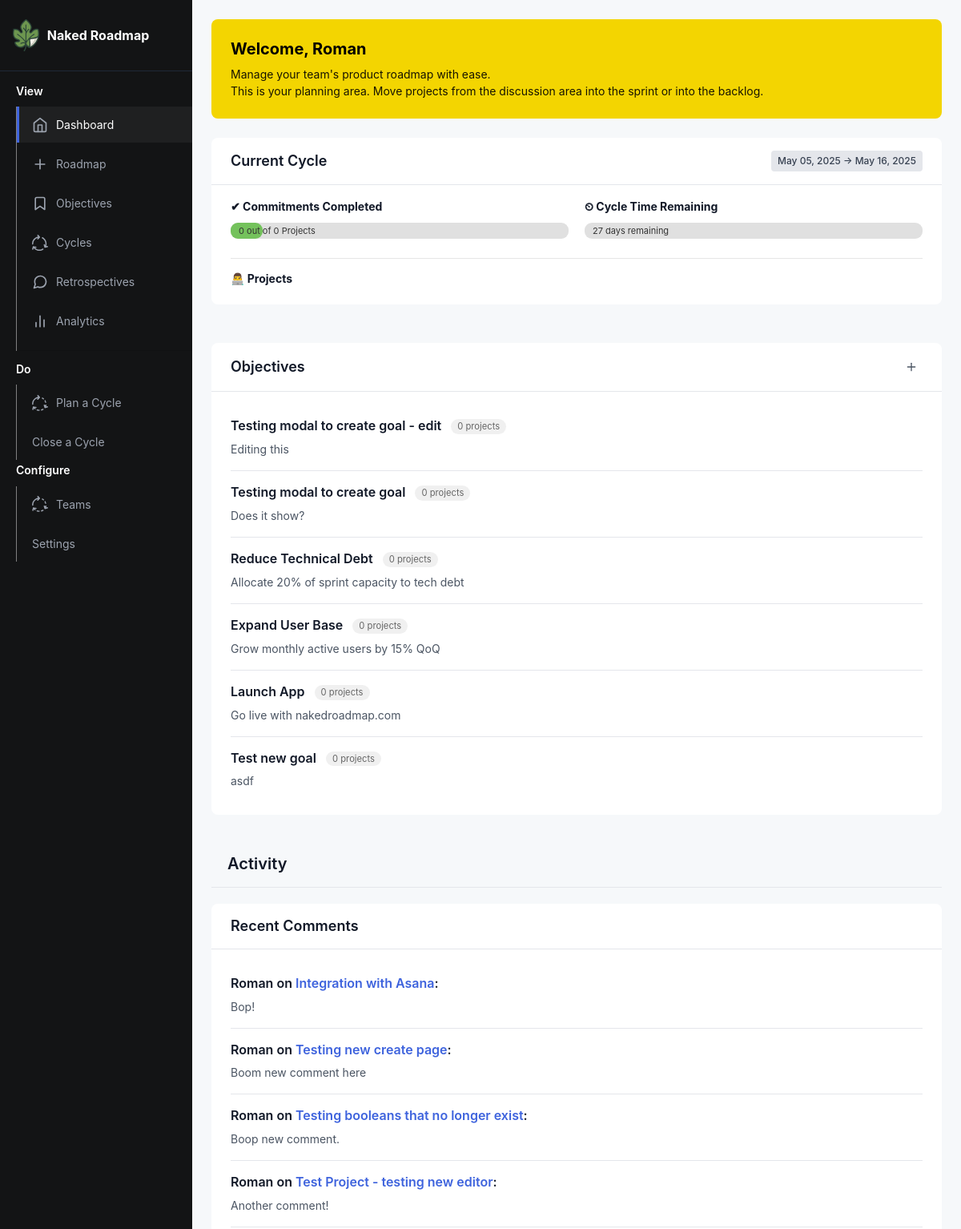
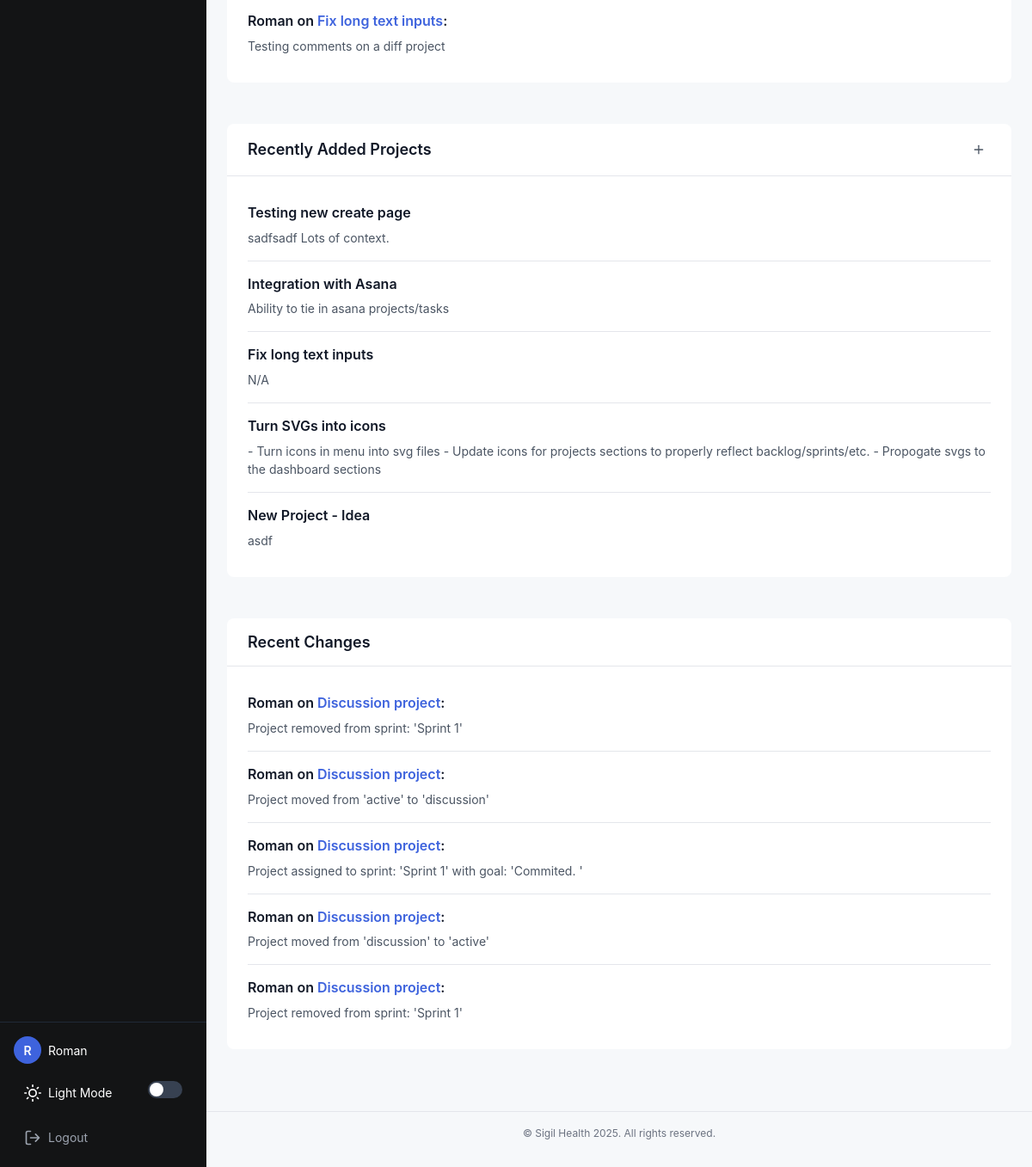
The app's page /index (signed in) with its own data (2 pictures, top to bottom).
### app/models.py (models this page shows, shortened)
class User(UserMixin, db.Model):
    id: so.Mapped[int] = so.mapped_column(primary_key=True)
    username: so.Mapped[str] = so.mapped_column(sa.String(64), index=True, unique=True)
    email: so.Mapped[str] = so.mapped_column(sa.String(120), index=True, unique=True)
    password_hash: so.Mapped[Optional[str]] = so.mapped_column(sa.String(256))
    posts: so.WriteOnlyMapped['Post'] = so.relationship(back_populates='author')

class Sprint(db.Model):
    id: so.Mapped[int] = so.mapped_column(primary_key=True)
    created: so.Mapped[datetime] = so.mapped_column(index=True, default=lambda: datetime.now(timezone.utc))
    title: so.Mapped[str] = so.mapped_column(sa.TEXT())
    date_start: so.Mapped[date] = so.mapped_column(index=True)
    date_end: so.Mapped[date] = so.mapped_column(index=True)
    goals: so.Mapped[str] = so.mapped_column(sa.TEXT(), nullable=True)
    status: so.Mapped[str] = so.mapped_column(sa.TEXT(), nullable=True)

class Goal(db.Model):
    __tablename__ = "goal"
    id: so.Mapped[int] = so.mapped_column(primary_key=True)
    created: so.Mapped[datetime] = so.mapped_column(index=True, default=lambda: datetime.now(timezone.utc))
    title: so.Mapped[str] = so.mapped_column(sa.TEXT())
    requested_by: so.Mapped[str] = so.mapped_column(sa.TEXT())
    details: so.Mapped[str] = so.mapped_column(sa.TEXT())
    user_id: so.Mapped[int] = so.mapped_column(sa.ForeignKey(User.id), index=True)
    status: so.Mapped[str] = so.mapped_column(sa.TEXT(), nullable=True, default="Active")
    completed: so.Mapped[datetime] = so.mapped_column(nullable=True)

class Comment(db.Model):
    __tablename__ = 'comments'
    id = db.Column(db.Integer, primary_key=True)
    content = db.Column(db.Text, nullable=False)
    created_at = db.Column(db.DateTime, default=datetime.utcnow)
    updated_at = db.Column(db.DateTime, default=datetime.utcnow, onupdate=datetime.utcnow)
    project_id = db.Column(db.Integer, db.ForeignKey('project.id'), nullable=False)
    user_id = db.Column(db.Integer, db.ForeignKey('user.id'), nullable=False)
    project = db.relationship('Project', backref=db.backref('comments', lazy='dynamic', cascade='all, delete-orphan'))
    user = db.relationship('User', backref=db.backref('comments', lazy='dynamic'))

class Project(db.Model):
    __tablename__ = "project"
    id: so.Mapped[int] = so.mapped_column(primary_key=True)
    name: so.Mapped[str] = so.mapped_column(sa.TEXT())
    created: so.Mapped[datetime] = so.mapped_column(index=True, default=lambda: datetime.now(timezone.utc))
    dri: so.Mapped[str] = so.mapped_column(sa.TEXT())
    team: so.Mapped[str] = so.mapped_column(sa.TEXT())
    context: so.Mapped[str] = so.mapped_column(sa.TEXT())
    why: so.Mapped[str] = so.mapped_column(sa.TEXT())
    requirements: so.Mapped[str] = so.mapped_column(sa.TEXT())
    launch: so.Mapped[str] = so.mapped_column(sa.TEXT())
    location: so.Mapped[str] = so.mapped_column(sa.TEXT(),  nullable=True, default="discussion")
    type: so.Mapped[str] = so.mapped_column(sa.TEXT(), nullable=True)
    status: so.Mapped[str] = so.mapped_column(sa.TEXT(), nullable=True, default="Active")
    objective_id = db.Column(db.Integer, db.ForeignKey('goal.id'), nullable=True)
    objective = db.relationship('Goal', backref=db.backref('projects', lazy='dynamic'))

class Changelog(db.Model):
    __tablename__ = 'changelogs'
    id = db.Column(db.Integer, primary_key=True)
    timestamp = db.Column(db.DateTime, default=datetime.utcnow, index=True)
    change_type = db.Column(db.String(50), nullable=False)  # 'create', 'edit', 'sprint_assignment', etc.
    content = db.Column(db.Text, nullable=False)  # Description of what changed
    project_id = db.Column(db.Integer, db.ForeignKey('project.id'), nullable=False)
    user_id = db.Column(db.Integer, db.ForeignKey('user.id'), nullable=False)
    project = db.relationship('Project', backref=db.backref('changelogs', lazy='dynamic', cascade='all, delete-orphan'))
    user = db.relationship('User', backref=db.backref('changelogs', lazy='dynamic'))

### app/routes.py (the view)
@app.route('/')
@app.route('/index')
@login_required # If you want to toggle someone forced to log in to see roadmap, you can use this.
def index():
    projects = (
        Project.query
        .order_by(Project.created.desc())
        .limit(5)
    )
    goals = (
        db.session.query(
            Goal,
            func.count(Project.id).label('active_project_count')
        )
        .outerjoin(Project, (Project.objective_id == Goal.id) & (Project.status == 'Active'))
        .group_by(Goal.id)
        .order_by(Goal.created.desc())
        .all()
    )
    sprints = (
        Sprint.query
        .order_by(Sprint.date_start.desc())
        .all()
    )
    sprintlog = (
        SprintProjectMap.query
        .order_by(SprintProjectMap.order.asc())
        .all()
    )
    comments = (
        Comment.query
        .order_by(Comment.created_at.desc())
        .limit(5)
    )
    changes = (
        Changelog.query
        .order_by(Changelog.timestamp.desc())
        .limit(5)
    )
    today = datetime.now()
    return render_template('index.html', title='Home', projects=projects, goals=goals, config=Config, sprints=sprints, sprintlog=sprintlog, datetime=datetime, today=today, comments=comments, changes=changes)

### app/templates/index.html (shortened to what this page needs)
{% extends 'base.html' %}
{% block content %}
<div class="welcome-banner">
  <h2>Welcome, {{ current_user.username }}</h2>
  <p>Manage your team's product roadmap with ease.<br>
    This is your planning area. Move projects from the discussion area into the sprint or into the backlog.</p>
</div>
<section class="two-column-section">
  <div class="column-wide section">
    <div class="section-header">
      <h3>Current Cycle</h3>
      <span class="status-badge status-planned">
        {% if sprints|length > 0 %}
        {{ sprints[0].date_start.strftime('%b %d, %Y') }} &rarr; {{ sprints[0].date_end.strftime('%b %d, %Y') }}
        {% endif %}
      </span>
    </div>
    <div class="sprint-projects">
      <div class="dual-timelines">
        <div class="timeline-box">
          <div class="timeline-title">✔ Commitments Completed</div>
          {% set done_count = sprintlog|selectattr('status', '==', "Done")|list|length %}
          {% set total_count = sprintlog|count %}
          {% if total_count > 0 %}
          {% set percentage_projects = (done_count / total_count) * 100 %}
          {% else %}
          {% set percentage_projects = 0 %}
          {% endif %}
          <div class="container-progress-full">
            <div class="container-progress" style="width: {{ percentage_projects }}%;"></div>
            <span class="progress-text">
              {{ done_count }} out of {{ total_count }} Projects
            </span>
          </div>
        </div>
        <div class="timeline-box">
          <div class="timeline-title"> ⏲ Cycle Time Remaining</div>
          {% set sprint = sprints[0] %}
          {% set start_date = sprint.date_start %}
          {% set end_date = sprint.date_end %}
          {% set today_date = today.date() %}
          {% set total_days = (end_date - start_date).days %}
          {% if total_days <= 0 %}{% set total_days = 1 %}{% endif %}
          {% set days_elapsed = (today_date - start_date).days %}
          {% set percentage_time = (days_elapsed / total_days) * 100 %}
          {% if percentage_time > 100 %}
          {% set percentage_time = 100 %}
          {% elif percentage_time < 0 %}
          {% set percentage_time = 0 %}
          {% endif %}
          <div class="timeline-progress-full">
            <span class="timeline-text">
              {% set days_remaining = total_days - days_elapsed %}
              {% if days_remaining > 0 %}
              {{ days_remaining }} days remaining
                {% elif days_remaining == 0 %}
                    Last day of sprint
                {% else %}
                    Sprint ended
                {% endif %}
            </span>
          </div>
        </div>
      </div>
      <hr>
      <div class="timeline-title">👨‍💻 Projects</div>
    </div>
  </div>
  <div class="column-narrow section">
    <div class="section-header">
      <h3>Objectives</h3>
      <a href="{{ url_for('createGoal') }}" class="btn-icon" title="Add new Goal">
        <svg width="16" height="16" viewBox="0 0 24 24" fill="none" stroke="currentColor" stroke-width="2" stroke-linecap="round" stroke-linejoin="round">
          <line x1="12" y1="5" x2="12" y2="19"></line>
          <line x1="5" y1="12" x2="19" y2="12"></line>
        </svg>
      </a>
    </div>
    <div class="goals-list">
      {% for goal_data in goals %}
      <div class="goal-item">
        <h4>{{ goal_data.Goal.title }}
            <span class="project-count-badge">{{ goal_data.active_project_count }} project{% if goal_data.active_project_count != 1 %}s{% endif %}</span>
        </h4>
        <p>{{ goal_data.Goal.details }}</p>
    </div>
      {% endfor %}
    </div>
  </div>
</section>
<div style="width:100%; border-bottom:1px solid #e4e6eb;margin-bottom:20px;padding: 0px 20px;">
  <h2>Activity</h2>
</div>
<section class="two-column-section">
  <div class="column-narrow section">
    <div class="section-header">
      <h3>Recent Comments</h3>
    </div>
      <div class="goals-list">
      {% for comment in comments %}
      {% set project = comment.project %}
      {% set user = comment.user %}
        <div class="goal-item">
          <h4>{{ user.username }} on <a href="{{ url_for('project', project_id=project.id) }}">{{ project.name }}</a>:</h4>
          <p>{{ comment.content }}</p>
        </div>
      {% endfor %}
    </div>
  </div>
  <div class="column-narrow section">
    <div class="section-header">
      <h3>Recently Added Projects</h3>
      <a href="{{ url_for('createProject') }}" class="btn-icon" title="Add New Project">
        <svg width="16" height="16" viewBox="0 0 24 24" fill="none" stroke="currentColor" stroke-width="2" stroke-linecap="round" stroke-linejoin="round">
          <line x1="12" y1="5" x2="12" y2="19"></line>
          <line x1="5" y1="12" x2="19" y2="12"></line>
        </svg>
      </a>
    </div>
    <div class="goals-list">
      {% for project in projects %}
      <div class="goal-item">
        <h4>{{ project.name }}</h4>
        <p>{{ project.context|truncate(200,true,'...') }}</p>
      </div>
      {% endfor %}
    </div>
  </div>
  <div class="column-narrow section">
    <div class="section-header">
      <h3>Recent Changes</h3>
    </div>
      <div class="goals-list">
      {% for change in changes %}
      {% set project = change.project %}
      {% set user = change.user %}
        <div class="goal-item">
          <h4>{{ user.username }} on <a href="{{ url_for('project', project_id=project.id) }}">{{ project.name }}</a>:</h4>
          <p>{{ change.content }}</p>
        </div>
      {% endfor %}
    </div>
  </div>
</section>
{% endblock %}

### app/templates/base.html (shortened to what this page needs)
<!doctype html>
<html lang="en" data-theme="light">
<head>
  <link rel="stylesheet" href="https://stackpath.bootstrapcdn.com/bootstrap/4.3.1/css/bootstrap.min.css">
  <link rel="stylesheet" type="text/css" href={{ url_for('static', filename='./css/style.css')}}>
  <link href="static/fonts/Mulish/Mulish-VariableFont_wght.ttf" rel="stylesheet">
</head>
<body>
  <div class="app-container">
    <div class="sidebar">
      <div class="sidebar-header">
        <a href="{{ url_for('index')}}" class="logo">
          <img src="{{ url_for('static', filename='fig-icon.svg')}}" style="max-height:40px; margin-right:10px;">
          <span>Naked Roadmap</span>
        </a>
      </div>
      <nav class="sidebar-nav">
        <h6 style="margin:0px 20px; padding-bottom:10px;">View</h6>
        <ul>
          <li>
            <a href="{{ url_for('index') }}" class="active">
              <img src="{{ url_for('static', filename='./icons/dashboard.svg')}}" style="max-height:20px; margin-right:10px;">
              Dashboard
            </a>
          </li>
          <li>
            <a href="{{ url_for('projectspage') }}">
              <img src="{{ url_for('static', filename='./icons/roadmap.svg')}}" style="max-height:20px; margin-right:10px;">
              Roadmap
            </a>
          </li>
          <li>
            <a href="{{ url_for('createGoal') }}">
              <img src="{{ url_for('static', filename='./icons/objective.svg')}}" style="max-height:20px; margin-right:10px;">
              Objectives
            </a>
          </li>
          <li>
            <a href="{{ url_for('show_cycles') }}">
              <img src="{{ url_for('static', filename='./icons/cycle.svg')}}" style="max-height:20px; margin-right:10px;"> Cycles
            </a>
          </li>
          <li>
            <a href="#">
              <img src="{{ url_for('static', filename='./icons/retrospectives.svg')}}" style="max-height:20px; margin-right:10px;">
              Retrospectives
            </a>
          </li>
          <li>
            <a href="#">
              <img src="{{ url_for('static', filename='./icons/analytics.svg')}}" style="max-height:20px; margin-right:10px;">
              Analytics
            </a>
          </li>
          <li>
            <hr>
          </li>
        </ul>
        <h6 style="margin:0px 20px; padding-bottom:10px;">Do</h6>
        <ul>
          <li>
            <a href="{{url_for('plan_sprint') }}">
              <img src="{{ url_for('static', filename='./icons/cycle-2.svg')}}" style="max-height:20px; margin-right:10px;"> Plan a Cycle
            </a>
          </li>
          <li>
            <a href="#">
              Close a Cycle
            </a>
          </li>
        </ul>
        <h6 style="margin:0px 20px; padding-bottom:10px;">Configure</h6>
        <ul>
          <li>
            <a href="{{url_for('plan_sprint') }}">
              <img src="{{ url_for('static', filename='./icons/cycle-2.svg')}}" style="max-height:20px; margin-right:10px;"> Teams
            </a>
          </li>
          <li>
            <a href="#">
              Settings
            </a>
          </li>
        </ul>
      </nav>
      <div class="sidebar-footer">
        {% if current_user.is_anonymous %}
        <a href="{{ url_for('login') }}" class="btn-login">
          <svg width="20" height="20" viewBox="0 0 24 24" fill="none" xmlns="http://www.w3.org/2000/svg">
            <path d="M15 3h4a2 2 0 012 2v14a2 2 0 01-2 2h-4M10 17l5-5-5-5M15 12H3" stroke="currentColor" stroke-width="2" stroke-linecap="round" stroke-linejoin="round" />
          </svg>
          Login
        </a>
        <div class="theme-switch">
          <svg class="theme-switch-icon" xmlns="http://www.w3.org/2000/svg" width="20" height="20" viewBox="0 0 24 24" fill="none" stroke="currentColor" stroke-width="2" stroke-linecap="round" stroke-linejoin="round">
            <circle cx="12" cy="12" r="5"></circle>
            <line x1="12" y1="1" x2="12" y2="3"></line>
            <line x1="12" y1="21" x2="12" y2="23"></line>
            <line x1="4.22" y1="4.22" x2="5.64" y2="5.64"></line>
            <line x1="18.36" y1="18.36" x2="19.78" y2="19.78"></line>
            <line x1="1" y1="12" x2="3" y2="12"></line>
            <line x1="21" y1="12" x2="23" y2="12"></line>
            <line x1="4.22" y1="19.78" x2="5.64" y2="18.36"></line>
            <line x1="18.36" y1="5.64" x2="19.78" y2="4.22"></line>
          </svg>
          <span class="theme-switch-text">Light Mode</span>
          <label class="toggle-switch">
            <input type="checkbox" id="theme-toggle">
            <span class="toggle-slider"></span>
          </label>
        </div>
        {% else %}
        <div class="user-info">
          <div class="user-avatar">{{ current_user.username[0] }}</div>
          <span>{{ current_user.username }}</span>
        </div>
        <div class="theme-switch">
          <span class="theme-switch-text">Light Mode</span>
          <label class="toggle-switch">
            <span class="toggle-slider"></span>
          </label>
        </div>
        <a href="{{ url_for('logout') }}" class="btn-logout">
          <svg width="20" height="20" viewBox="0 0 24 24" fill="none" xmlns="http://www.w3.org/2000/svg">
            <path d="M9 21H5a2 2 0 01-2-2V5a2 2 0 012-2h4M16 17l5-5-5-5M21 12H9" stroke="currentColor" stroke-width="2" stroke-linecap="round" stroke-linejoin="round" />
          </svg>
          Logout
        </a>
        {% endif %}
      </div>
    </div>
    <div class="main-content">
      <div class="content-container">
        {% block content %}{% endblock %}
      </div>
      <footer class="app-footer">
        <p>&copy; {{ config.company_name }} 2025. All rights reserved.</p>
      </footer>
    </div>
  </div>
</body>
</html>

### records on screen
User: username "R", username "Roman"
Sprint: date_start "May 05, 2025", date_end "May 16, 2025"
Goal: Goal "Testing modal to create goal - edit", active_project_count "0", Goal.details "Editing this"
Goal: Goal "Testing modal to create goal", active_project_count "0", Goal.details "Does it show?"
Goal: Goal "Reduce Technical Debt", active_project_count "0", Goal.details "Allocate 20% of sprint capacity to tech debt"
Goal: Goal "Expand User Base", active_project_count "0", Goal.details "Grow monthly active users by 15% QoQ"
Goal: Goal "Launch App", active_project_count "0", Goal.details "Go live with nakedroadmap.com"
Goal: Goal "Test new goal", active_project_count "0", Goal.details "asdf"
Comment: content "Bop!"
Project: name "Integration with Asana", context "Ability to tie in asana projects/tasks"
Comment: content "Boom new comment here"
Project: name "Testing new create page", context "sadfsadf Lots of context."
Comment: content "Boop new comment."
Project: name "Testing booleans that no longer exist"
Comment: content "Another comment!"
Project: name "Test Project - testing new editor"
Comment: content "Testing comments on a diff project"
Project: name "Fix long text inputs", context "N/A"
Project: name "Turn SVGs into icons", context "- Turn icons in menu into svg files - Update icons for projects sections to properly reflect backlog/sprints/etc. - Propogate svgs to the dashboard sections"
Project: name "New Project - Idea", context "asdf"
Changelog: content "Project removed from sprint: 'Sprint 1'"
Project: name "Discussion project"
Changelog: content "Project moved from 'active' to 'discussion'"
Changelog: content "Project assigned to sprint: 'Sprint 1' with goal: 'Commited. '"
Changelog: content "Project moved from 'discussion' to 'active'"
Changelog: content "Project removed from sprint: 'Sprint 1'"

### other values on screen
{{ done_count }} "0"
{{ total_count }} "0"
{{ config.company_name }} "Sigil Health"
